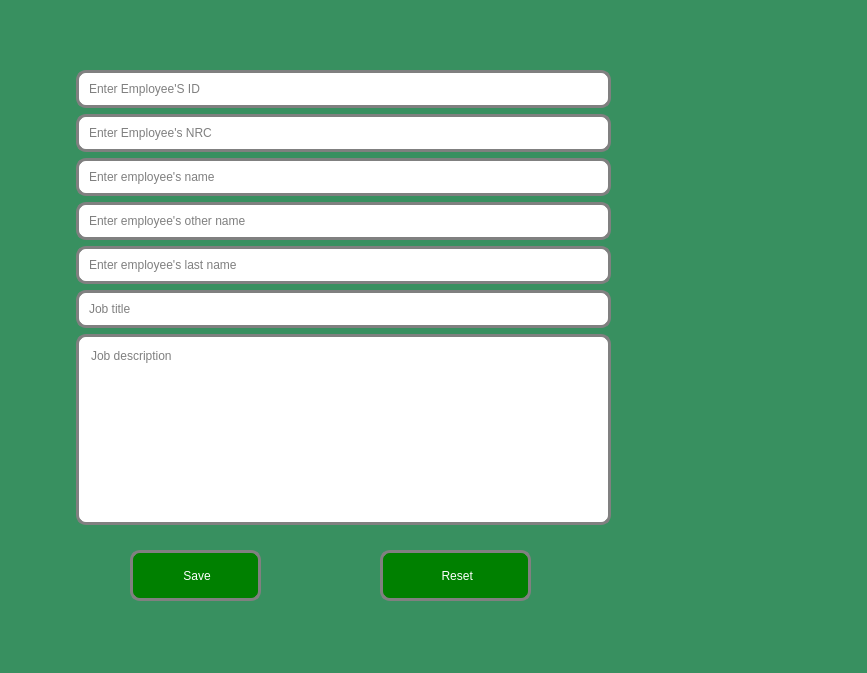
<?xml version="1.0" encoding="UTF-8"?>
<ui version="4.0">
 <class>AddGardener</class>
 <widget class="QDialog" name="AddGardener">
  <property name="geometry">
   <rect>
    <x>0</x>
    <y>0</y>
    <width>867</width>
    <height>673</height>
   </rect>
  </property>
  <property name="windowTitle">
   <string>The Rose Garden Nursery  System 1.0</string>
  </property>
  <property name="styleSheet">
   <string notr="true">
QDialog{
background-color: rgb(56, 144, 96);
background-image: url(:/images/beauty.png);

}</string>
  </property>
  <widget class="QWidget" name="formLayoutWidget">
   <property name="geometry">
    <rect>
     <x>70</x>
     <y>70</y>
     <width>541</width>
     <height>455</height>
    </rect>
   </property>
   <layout class="QFormLayout" name="formLayout">
    <item row="0" column="1">
     <widget class="QLineEdit" name="txtEmployeeID">
      <property name="styleSheet">
       <string notr="true">
 QLineEdit {
  border:3px solid gray;
  border-radius: 10px;
  padding: 8px 8px;
  background: rgb(255, 255, 255);
  font: 500 12pt ;
  color: rgb(0, 0, 0);;
}
</string>
      </property>
      <property name="placeholderText">
       <string>Enter Employee'S ID</string>
      </property>
     </widget>
    </item>
    <item row="1" column="1">
     <widget class="QLineEdit" name="txtNationalID">
      <property name="styleSheet">
       <string notr="true">
 QLineEdit {
  border:3px solid gray;
  border-radius: 10px;
  padding: 8px 8px;
  background: rgb(255, 255, 255);
  font: 500 12pt ;
  color: rgb(0, 0, 0);;
}</string>
      </property>
      <property name="placeholderText">
       <string>Enter Employee's NRC</string>
      </property>
     </widget>
    </item>
    <item row="2" column="1">
     <widget class="QLineEdit" name="txtName">
      <property name="styleSheet">
       <string notr="true">
 QLineEdit {
  border:3px solid gray;
  border-radius: 10px;
  padding: 8px 8px;
  background: rgb(255, 255, 255);
  font: 500 12pt ;
  color: rgb(0, 0, 0);;
}</string>
      </property>
      <property name="placeholderText">
       <string>Enter employee's name</string>
      </property>
     </widget>
    </item>
    <item row="3" column="1">
     <widget class="QLineEdit" name="txtMiddleName">
      <property name="styleSheet">
       <string notr="true">
 QLineEdit {
  border:3px solid gray;
  border-radius: 10px;
  padding: 8px 8px;
  background: rgb(255, 255, 255);
  font: 500 12pt ;
  color: rgb(0, 0, 0);;
}</string>
      </property>
      <property name="placeholderText">
       <string>Enter employee's other name</string>
      </property>
     </widget>
    </item>
    <item row="4" column="1">
     <widget class="QLineEdit" name="txtLastName">
      <property name="styleSheet">
       <string notr="true">
 QLineEdit {
  border:3px solid gray;
  border-radius: 10px;
  padding: 8px 8px;
  background: rgb(255, 255, 255);
  font: 500 12pt ;
  color: rgb(0, 0, 0);;
}</string>
      </property>
      <property name="placeholderText">
       <string>Enter employee's last name</string>
      </property>
     </widget>
    </item>
    <item row="5" column="1">
     <widget class="QLineEdit" name="txtJobTitle">
      <property name="styleSheet">
       <string notr="true">
 QLineEdit {
  border:3px solid gray;
  border-radius: 10px;
  padding: 8px 8px;
  background: rgb(255, 255, 255);
  font: 500 12pt ;
  color: rgb(0, 0, 0);;
}</string>
      </property>
      <property name="placeholderText">
       <string>Job title</string>
      </property>
     </widget>
    </item>
    <item row="6" column="1">
     <widget class="QPlainTextEdit" name="txtDescription">
      <property name="styleSheet">
       <string notr="true">
 QPlainTextEdit {
  border:3px solid gray;
  border-radius: 10px;
  padding: 8px 8px;
  background: rgb(255, 255, 255);
  font: 500 12pt ;
  color: rgb(0, 0, 0);;
}</string>
      </property>
      <property name="placeholderText">
       <string>Job description</string>
      </property>
     </widget>
    </item>
   </layout>
  </widget>
  <widget class="QPushButton" name="btnReset">
   <property name="geometry">
    <rect>
     <x>380</x>
     <y>550</y>
     <width>151</width>
     <height>51</height>
    </rect>
   </property>
   <property name="styleSheet">
    <string notr="true">
 QPushButton {
  border:3px solid gray;
  border-radius: 10px;
  padding: 0 10px;
  background: green;
 font: 500 12pt ;
 color: rgb(255, 255, 255);

}</string>
   </property>
   <property name="text">
    <string> Reset</string>
   </property>
  </widget>
  <widget class="QPushButton" name="btnSave">
   <property name="geometry">
    <rect>
     <x>130</x>
     <y>550</y>
     <width>131</width>
     <height>51</height>
    </rect>
   </property>
   <property name="styleSheet">
    <string notr="true">
 QPushButton {
  border:3px solid gray;
  border-radius: 10px;
  padding: 0 10px;
  background: green;
 font: 500 12pt ;
 color: rgb(255, 255, 255);

}</string>
   </property>
   <property name="text">
    <string> Save</string>
   </property>
  </widget>
 </widget>
 <resources/>
 <connections/>
</ui>
